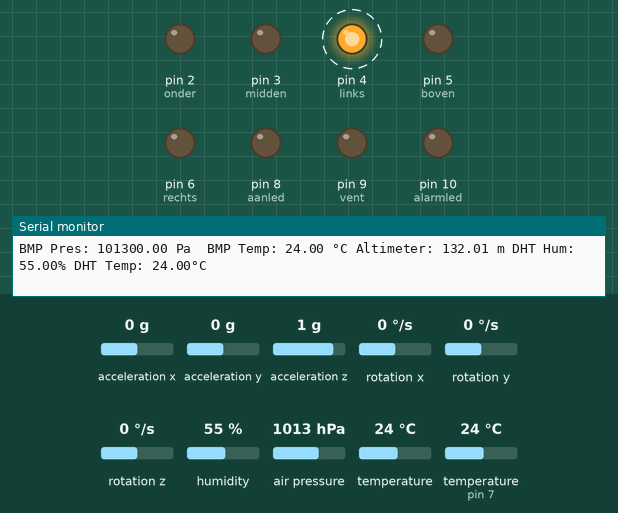
This sketch was run on a simulated Arduino Nano, built with avr-gcc and run on an emulated ATmega328P. Parts: output pins drawn as LEDs (lit = HIGH), the last lines printed to the serial monitor. Dashed ring = blinking. The inputs (shaded band) are chosen by the test bench; at power-on: temperature 24 °C, acceleration y 0 g, acceleration z 1 g, acceleration x 0 g, rotation x 0 °/s, rotation y 0 °/s, rotation z 0 °/s, humidity 55 %, air pressure 1013 hPa, temperature (sensor on pin 7) 24 °C.

Above: at 1.2 s.
1.3 s: temperature (sensor 0) set to 27 °C
7.4 s: temperature (sensor 0) set to 30 °C
At 8.0 s:
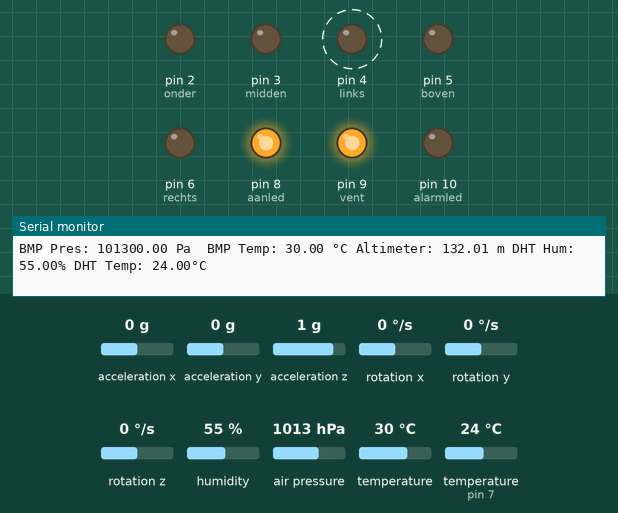
9.1 s: acceleration y set to -0.4 g
At 10.3 s:
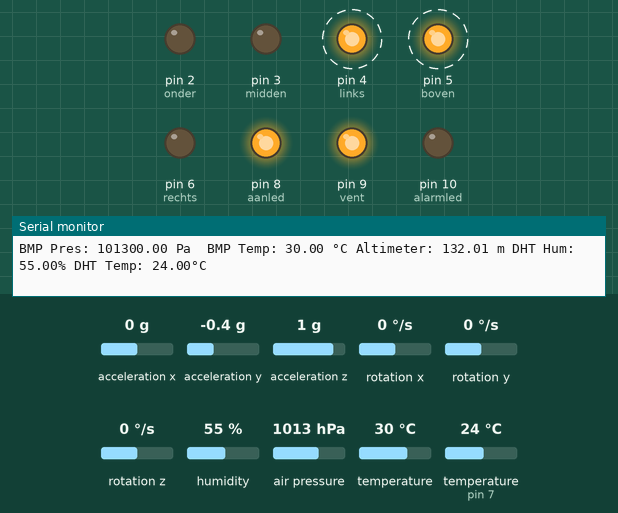
10.6 s: acceleration z set to 0.5 g
12.1 s: acceleration z set to 0.2 g
At 13.3 s:
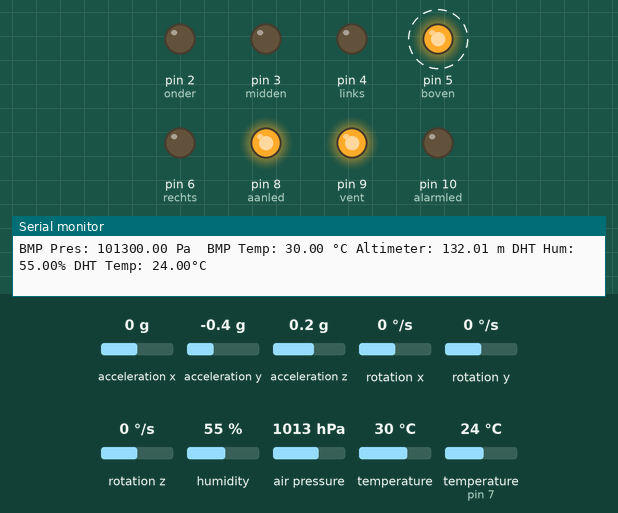
18.2 s: acceleration y set to 0 g
At 19.3 s:
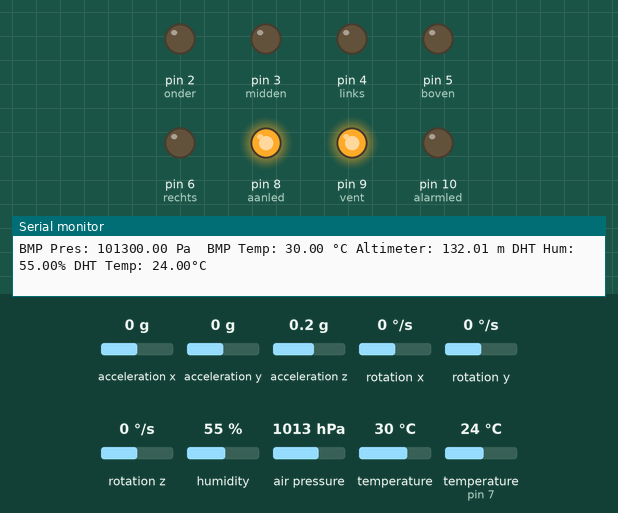
Timing chart, 0 to 21.0 s (numbered marks = the images above; inputs shaded):
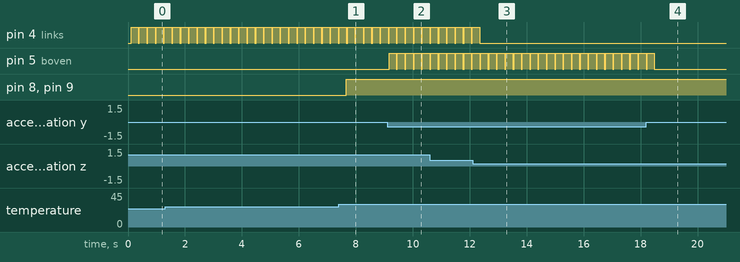

Measured:
- the behaviour switches between 28 and 29 °C on temperature (sensor 0) (found by bisection; images 0 and 1)
- the behaviour switches between -0.2 and -0.3 g on acceleration y (found by bisection; images 1 and 2)
- the behaviour switches between 0.4 and 0.3 g on acceleration z (found by bisection; images 2 and 3)
- after the input at 7.4 s, pin 8 (aanled), pin 9 (vent): LOW → HIGH after 0.27 s
- after the input at 9.1 s, pin 5 (boven): alternates HIGH for 0.25 s and LOW for 0.04 s, starting after 0.07 s
- after the input at 12.1 s, pin 4 (links): goes on until 12.3 s, then stays LOW
- after the input at 18.2 s, pin 5 (boven): goes on until 18.5 s, then stays LOW
- by itself, pin 4 (links): alternates HIGH for 0.25 s and LOW for 0.04 s

The sketch:

submarine.ino
```cpp
/*
this code resembles a submarine circuit with a bmp280, DHT11 and a MPU6050-gyro
together and show the temperatures an humidity on an OLED & serial monitor
with an arduino nano
all this for an exam exercise for sensors & interfacing
*/

//inits DHT11
#include "DHT.h"
#define DHTPIN 7
#define DHTTYPE DHT11
DHT dht(DHTPIN, DHTTYPE);
#include <Adafruit_Sensor.h>
#include <Adafruit_Sensor.h>

//inits bmp sensor
//#include <arduino.h>  //!!NOTE!!//
#include <Wire.h>
//#include <SPI.h>
#include <Adafruit_BMP280.h>

Adafruit_BMP280 bmp;  // I2C
/*
#define BMP_SCK 13
#define BMP_MISO 12
#define BMP_MOSI 11
#define BMP_CS 10
//Adafruit_BMP280 bmp(BMP_CS);// hardware SPI
//Adafruit_BMP280 bmp(BMP_CS, BMP_MOSI, BMP_MISO,  BMP_SCK)
*/

//inits gyro MPU6050
#include <Adafruit_MPU6050.h>
Adafruit_MPU6050 mpu;

// //inits oled
// #include <Adafruit_GFX.h>
// #include <Adafruit_SSD1306.h>

// #define SCREEN_WIDTH 128 // OLED display width, in pixels
// #define SCREEN_HEIGHT 64 // OLED display height, in pixels

// Declaration for an SSD1306 display connected to I2C (SDA, SCL pins)
// #define OLED_RESET     -1// Reset pin # (or -1 if sharing Arduino reset pin)

// Adafruit_SSD1306 display(SCREEN_WIDTH, SCREEN_HEIGHT, &Wire, OLED_RESET);

//leds for gyro indication
const int onder = 2;
const int midden = 3;
const int links = 4;
const int boven = 5;
const int rechts = 6;
//vent & leds
int vent = 9;
int aanled = 8;
int alarmled = 10;

// const int sensorPin = A0;
// float sensorValue;
// float voltageOut;

float temperatureK;
float temperatureC;
float temperatureF;

float pressure; //used as variable for bmp sensor

void setup() {
  pinMode(onder, OUTPUT);
  pinMode(midden, OUTPUT);
  pinMode(links, OUTPUT);
  pinMode(rechts, OUTPUT);
  pinMode(boven, OUTPUT);
  pinMode(aanled, OUTPUT);
  pinMode(alarmled, OUTPUT);

  Serial.begin(9600);
  //testing dht
  Serial.println(F("DHTxx test!"));
  dht.begin();

  float h = dht.readHumidity();
  float t = dht.readTemperature();
  float f = dht.readTemperature(false);
  Serial.print("testing DHT");
  if (isnan(h) || isnan(t) || isnan(f)) {
    Serial.println(("Failed to read from DHT sensor!"));
    return;
  }
  //testing bmp
  Serial.println(F("BMP280 test"));
  if(!bmp.begin())
  {
    Serial.println(F("Could not find a valid BMP280 sensor, check wiring!"));
    while(1);
  }
  //testin/finding MPU6050
  if (!mpu.begin()) {
    Serial.println("Sensor init failed");
    while (1)
      yield();
  }
  Serial.println("Found a MPU-6050 sensor");

  // //testing OLED
  // if(!display.begin(SSD1306_SWITCHCAPVCC, 0x3C)) { // Address 0x3D for 128x64
  //   Serial.println(F("SSD1306 allocation failed"));
  //   for(;;);
  // }
  // delay(2000);
  // display.clearDisplay();

  // display.setTextSize(1);
  // display.setTextColor(WHITE);
  // display.setCursor(0, 0);
  // // Display static text
  // display.println("Hello, world!");
  // display.display();
  //   delay(2000);

}
void loop() {
  //setting all gyro controlled les on LOW, this way we don't need do do that in each if at the end
  digitalWrite(onder, LOW);
  digitalWrite(midden, LOW);
  digitalWrite(links, LOW);
  digitalWrite(boven, LOW);
  digitalWrite(rechts, LOW);

  sensors_event_t a, g, temp;
  mpu.getEvent(&a, &g, &temp);

  /*
  -this is the normale way of doing things but i dont lik naming 3 variables temperature
  -so when i print the value instead of giving a value i send a function that returns a value
    //Read values from the bmp sensor:
	pressure = bmp.readPressure();
	temperature = bmp.readTemperature();
	altimeter = bmp.readAltitude (30.26); //Change the "1050.35" to your city current barrometric pressure (https://www.wunderground.com)
	//and that is "30.26" for Brussels
  */

  //Print values to serial monitor
	Serial.print(F("BMP Pres: "));
  Serial.print(bmp.readPressure()); //print the read pressure value
  Serial.print(" Pa");
  Serial.print("\t");
  Serial.print(("BMP Temp: "));
  Serial.print(bmp.readTemperature());  //print the read temperature value
  Serial.print(" °C ");
  Serial.print("Altimeter: ");
  Serial.print(bmp.readAltitude (1029)); // this should be adjusted to your local forcase
  Serial.print(" m ");

  Serial.print("DHT Hum: ");
  Serial.print(dht.readHumidity());
  Serial.print("% DHT Temp: ");
  Serial.print(dht.readTemperature());
  Serial.println("°C ");
  // Serial.print(f);
  // Serial.print("°F  Heat index: ");
  // Serial.print(hic);
  // Serial.print("°C ");
  // Serial.print(hif);
  // Serial.println("°F");

  /*
  //print values of the gyro to the monitor not done now cause its cleaner this way
  Serial.print("Accelerometer:");
  Serial.print(" X: ");
  Serial.print(a.acceleration.x, 1);
  Serial.print(" Y: ");
  Serial.print(a.acceleration.y, 1);
  Serial.print(" Z: ");
  Serial.println(a.acceleration.z, 1);
  Serial.print("Gyroscope:");
  Serial.print(" X: ");
  Serial.print(g.gyro.x, 1);
  Serial.print(" Y: ");
  Serial.print(g.gyro.y, 1);
  Serial.print(" Z: ");
  Serial.println(g.gyro.z, 1);
*/

  //since my OLED broke along the way I couldn't use it but I still incude the code for if you want to
  //clear display
  // display.clearDisplay(); //clearing the OLED for good meassure

  // //display bmp temperature
  // display.setTextSize(1);
  // display.setCursor(0,0);
  // display.print("BMP Temp:");
  // display.setTextSize(1);
  // display.print(bmp.readTemperature()); //print the read temperature value
  // display.print(" ");
  // display.setTextSize(1);
  // display.cp437(true);
  // display.write(167); //the symbol:"°"
  // display.setTextSize(1);
  // display.print("C");

  // //display bmp pressure
  // display.setTextSize(1);
  // display.setCursor(0,11);
  // display.print("BMP Press:");
  // display.setTextSize(1);
  // display.print(bmp.readPressure()/100); //print the read pressure value
  // display.print(" ");
  // display.setTextSize(1);
  // display.print("hPa");

  // //display dht temperature
  // display.setCursor(0,20);  //write on the third line
  // display.setTextSize(1);
  // display.print("DHT Temp:");
  // display.setTextSize(1);
  // display.print(dht.readTemperature()); //print the read temperature value
  // display.print(" ");
  // display.setTextSize(1);
  // display.cp437(true);
  // display.write(167); //the symbol:"°"
  // display.setTextSize(1);
  // display.print("C");

  // display.setCursor(0,30);  //write on the forth line
  // display.setTextSize(1);
  // display.print("DHT Hum:");
  // display.setTextSize(1);
  // display.print(dht.readHumidity()); //print the read humidity value
  // display.print(" ");
  // display.setTextSize(1);
  // display.print("%");

  // //display.clearDisplay();
  // display.setCursor(0, 40);
  // display.println("Accelerometer:");
  // display.print(a.acceleration.x, 1);
  // display.print(", ");
  // display.print(a.acceleration.y, 1);
  // display.print(", ");
  // display.print(a.acceleration.z, 1);
  // display.println("");

  // display.display();  //for now put this on the oled for a moment

  //controlling the leds from the gyro
  if (a.acceleration.x < 11 && a.acceleration.x > 9 && a.acceleration.y < 1 && a.acceleration.y > -1) {
    digitalWrite(midden, HIGH);
  }
  if (a.acceleration.z > 3) {
    digitalWrite(links, HIGH);
  }
  if (a.acceleration.z < -3) {
    digitalWrite(rechts, HIGH);
  }
  if (a.acceleration.y > 2) {
    digitalWrite(onder, HIGH);
  }
  if (a.acceleration.y < -2) {
    digitalWrite(boven, HIGH);
  }
  delay(250); //this is so that you can still see the leds going otherwise this loop would go way to fast for our eyes to see

  //if the bmp reads a temperature of 28 or higher a led will light up and the ventilator starts spinning
  if(bmp.readTemperature()>28){
    analogWrite(vent,255);
    digitalWrite(aanled,HIGH);
  }else{
    analogWrite(vent,0);
    digitalWrite(aanled,LOW);
  }
  //if the correct wire is disconnected we will light up a led to indicate this
  if(bmp.readTemperature()>100||bmp.readTemperature()< -30){
    digitalWrite(alarmled,HIGH);
  }else{
    digitalWrite(alarmled,LOW);
  }
}
```

submarin.cpp
```cpp
/*
this code resembles a submarine circuit with a bmp280, DHT11 and a MPU6050-gyro
together and show the temperatures an humidity on an OLED & serial monitor
with an arduino nano
all this for an exam exercise for sensors & interfacing
*/

//inits DHT11
#include "DHT.h"
#define DHTPIN 7
#define DHTTYPE DHT11
DHT dht(DHTPIN, DHTTYPE);
#include <Adafruit_Sensor.h>
#include <Adafruit_Sensor.h>

//inits bmp sensor
#include <arduino.h>  //!!NOTE!!//
#include <Wire.h>
//#include <SPI.h>
#include <Adafruit_BMP280.h>

Adafruit_BMP280 bmp;  // I2C
/*
#define BMP_SCK 13
#define BMP_MISO 12
#define BMP_MOSI 11
#define BMP_CS 10

//Adafruit_BMP280 bmp(BMP_CS);// hardware SPI
//Adafruit_BMP280 bmp(BMP_CS, BMP_MOSI, BMP_MISO,  BMP_SCK)
*/

//inits gyro MPU6050
#include <Adafruit_MPU6050.h>
Adafruit_MPU6050 mpu;

// //inits oled
// #include <Adafruit_GFX.h>
// #include <Adafruit_SSD1306.h>

// #define SCREEN_WIDTH 128 // OLED display width, in pixels
// #define SCREEN_HEIGHT 64 // OLED display height, in pixels

// Declaration for an SSD1306 display connected to I2C (SDA, SCL pins)
// #define OLED_RESET     -1// Reset pin # (or -1 if sharing Arduino reset pin)

// Adafruit_SSD1306 display(SCREEN_WIDTH, SCREEN_HEIGHT, &Wire, OLED_RESET);

//leds for gyro indication
const int onder = 2;
const int midden = 3;
const int links = 4;
const int boven = 5;
const int rechts = 6;
//vent & leds
int vent = 9;
int aanled = 8;
int alarmled = 10;

// const int sensorPin = A0;
// float sensorValue;
// float voltageOut;

float temperatureK;
float temperatureC;
float temperatureF;

float pressure; //used as variable for bmp sensor

void setup() {
  pinMode(onder, OUTPUT);
  pinMode(midden, OUTPUT);
  pinMode(links, OUTPUT);
  pinMode(rechts, OUTPUT);
  pinMode(boven, OUTPUT);
  pinMode(aanled, OUTPUT);
  pinMode(alarmled, OUTPUT);

  Serial.begin(9600);
  //testing dht
  Serial.println(F("DHTxx test!"));
  dht.begin();

  float h = dht.readHumidity();
  float t = dht.readTemperature();
  float f = dht.readTemperature(false);
  Serial.print("testing DHT");
  if (isnan(h) || isnan(t) || isnan(f)) {
    Serial.println(("Failed to read from DHT sensor!"));
    return;
  }
  //testing bmp
  Serial.println(F("BMP280 test"));
  if(!bmp.begin())
  {
    Serial.println(F("Could not find a valid BMP280 sensor, check wiring!"));
    while(1);
  }
  //testin/finding MPU6050
  if (!mpu.begin()) {
    Serial.println("Sensor init failed");
    while (1)
      yield();
  }
  Serial.println("Found a MPU-6050 sensor");

  // //testing OLED
  // if(!display.begin(SSD1306_SWITCHCAPVCC, 0x3C)) { // Address 0x3D for 128x64
  //   Serial.println(F("SSD1306 allocation failed"));
  //   for(;;);
  // }
  // delay(2000);
  // display.clearDisplay();

  // display.setTextSize(1);
  // display.setTextColor(WHITE);
  // display.setCursor(0, 0);
  // // Display static text
  // display.println("Hello, world!");
  // display.display();
  //   delay(2000);

}
void loop() {
  //setting all gyro controlled les on LOW, this way we don't need do do that in each if at the end
  digitalWrite(onder, LOW);
  digitalWrite(midden, LOW);
  digitalWrite(links, LOW);
  digitalWrite(boven, LOW);
  digitalWrite(rechts, LOW);

  sensors_event_t a, g, temp;
  mpu.getEvent(&a, &g, &temp);

  /*
  -this is the normale way of doing things but i dont lik naming 3 variables temperature
  -so when i print the value instead of giving a value i send a function that returns a value

    //Read values from the bmp sensor:
	pressure = bmp.readPressure();
	temperature = bmp.readTemperature();
	altimeter = bmp.readAltitude (30.26); //Change the "1050.35" to your city current barrometric pressure (https://www.wunderground.com)
	//and that is "30.26" for Brussels
  */

  //Print values to serial monitor
	Serial.print(F("BMP Pres: "));
  Serial.print(bmp.readPressure()); //print the read pressure value
  Serial.print(" Pa");
  Serial.print("\t");
  Serial.print(("BMP Temp: "));
  Serial.print(bmp.readTemperature());  //print the read temperature value
  Serial.print(" °C ");
  Serial.print("Altimeter: ");
  Serial.print(bmp.readAltitude (1029)); // this should be adjusted to your local forcase
  Serial.print(" m ");

  Serial.print("DHT Hum: ");
  Serial.print(dht.readHumidity());
  Serial.print("% DHT Temp: ");
  Serial.print(dht.readTemperature());
  Serial.println("°C ");
  // Serial.print(f);
  // Serial.print("°F  Heat index: ");
  // Serial.print(hic);
  // Serial.print("°C ");
  // Serial.print(hif);
  // Serial.println("°F");

  /*
  //print values of the gyro to the monitor not done now cause its cleaner this way
  Serial.print("Accelerometer:");
  Serial.print(" X: ");
  Serial.print(a.acceleration.x, 1);
  Serial.print(" Y: ");
  Serial.print(a.acceleration.y, 1);
  Serial.print(" Z: ");
  Serial.println(a.acceleration.z, 1);
  Serial.print("Gyroscope:");
  Serial.print(" X: ");
  Serial.print(g.gyro.x, 1);
  Serial.print(" Y: ");
  Serial.print(g.gyro.y, 1);
  Serial.print(" Z: ");
  Serial.println(g.gyro.z, 1);
*/

  //since my OLED broke along the way I couldn't use it but I still incude the code for if you want to
  //clear display
  // display.clearDisplay(); //clearing the OLED for good meassure

  // //display bmp temperature
  // display.setTextSize(1);
  // display.setCursor(0,0);
  // display.print("BMP Temp:");
  // display.setTextSize(1);
  // display.print(bmp.readTemperature()); //print the read temperature value
  // display.print(" ");
  // display.setTextSize(1);
  // display.cp437(true);
  // display.write(167); //the symbol:"°"
  // display.setTextSize(1);
  // display.print("C");

  // //display bmp pressure
  // display.setTextSize(1);
  // display.setCursor(0,11);
  // display.print("BMP Press:");
  // display.setTextSize(1);
  // display.print(bmp.readPressure()/100); //print the read pressure value
  // display.print(" ");
  // display.setTextSize(1);
  // display.print("hPa");

  // //display dht temperature
  // display.setCursor(0,20);  //write on the third line
  // display.setTextSize(1);
  // display.print("DHT Temp:");
  // display.setTextSize(1);
  // display.print(dht.readTemperature()); //print the read temperature value
  // display.print(" ");
  // display.setTextSize(1);
  // display.cp437(true);
  // display.write(167); //the symbol:"°"
  // display.setTextSize(1);
  // display.print("C");

  // display.setCursor(0,30);  //write on the forth line
  // display.setTextSize(1);
  // display.print("DHT Hum:");
  // display.setTextSize(1);
  // display.print(dht.readHumidity()); //print the read humidity value
  // display.print(" ");
  // display.setTextSize(1);
  // display.print("%");

  // //display.clearDisplay();
  // display.setCursor(0, 40);
  // display.println("Accelerometer:");
  // display.print(a.acceleration.x, 1);
  // display.print(", ");
  // display.print(a.acceleration.y, 1);
  // display.print(", ");
  // display.print(a.acceleration.z, 1);
  // display.println("");

  // display.display();  //for now put this on the oled for a moment

  //controlling the leds from the gyro
  if (a.acceleration.x < 11 && a.acceleration.x > 9 && a.acceleration.y < 1 && a.acceleration.y > -1) {
    digitalWrite(midden, HIGH);
  }
  if (a.acceleration.z > 3) {
    digitalWrite(links, HIGH);
  }
  if (a.acceleration.z < -3) {
    digitalWrite(rechts, HIGH);
  }
  if (a.acceleration.y > 2) {
    digitalWrite(onder, HIGH);
  }
  if (a.acceleration.y < -2) {
    digitalWrite(boven, HIGH);
  }
  delay(250); //this is so that you can still see the leds going otherwise this loop would go way to fast for our eyes to see

  //if the bmp reads a temperature of 28 or higher a led will light up and the ventilator starts spinning
  if(bmp.readTemperature()>28){
    analogWrite(vent,255);
    digitalWrite(aanled,HIGH);
  }else{
    analogWrite(vent,0);
    digitalWrite(aanled,LOW);
  }
  //if the correct wire is disconnected we will light up a led to indicate this
  if(bmp.readTemperature()>100||bmp.readTemperature()< -30){
    digitalWrite(alarmled,HIGH);
  }else{
    digitalWrite(alarmled,LOW);
  }
}
```
